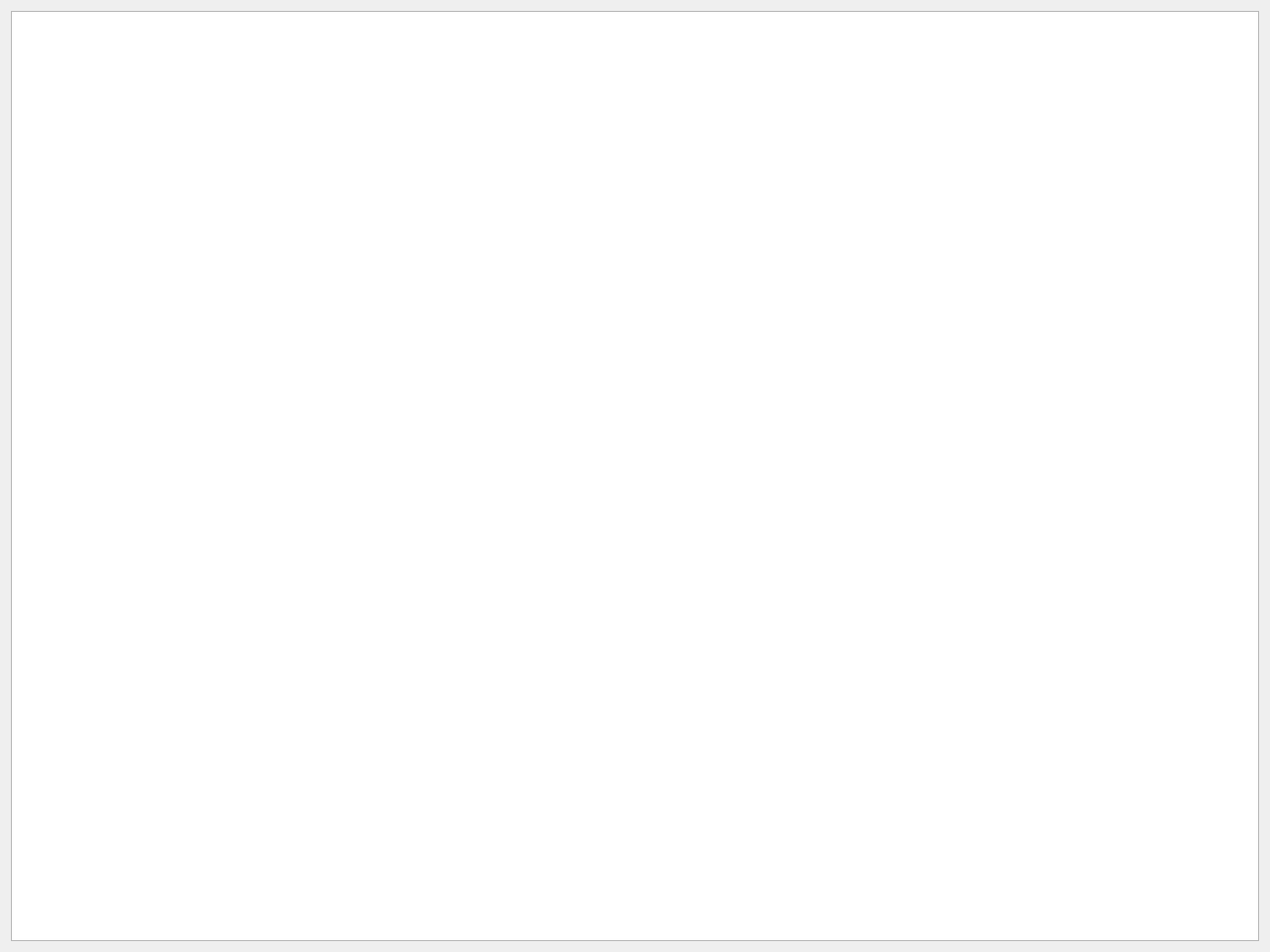
<?xml version="1.0" encoding="UTF-8"?>
<ui version="4.0">
 <class>fso::fred::dialogs::TableViewerDialog</class>
 <widget class="QDialog" name="fso::fred::dialogs::TableViewerDialog">
  <property name="geometry">
   <rect>
    <x>0</x>
    <y>0</y>
    <width>1280</width>
    <height>960</height>
   </rect>
  </property>
  <property name="modal">
   <bool>true</bool>
  </property>
  <layout class="QHBoxLayout" name="horizontalLayout">
   <item>
    <widget class="QPlainTextEdit" name="TBLData">
     <property name="readOnly">
      <bool>true</bool>
     </property>
    </widget>
   </item>
  </layout>
 </widget>
 <resources>
  <include location="../resources/resources.qrc"/>
 </resources>
 <connections/>
</ui>
